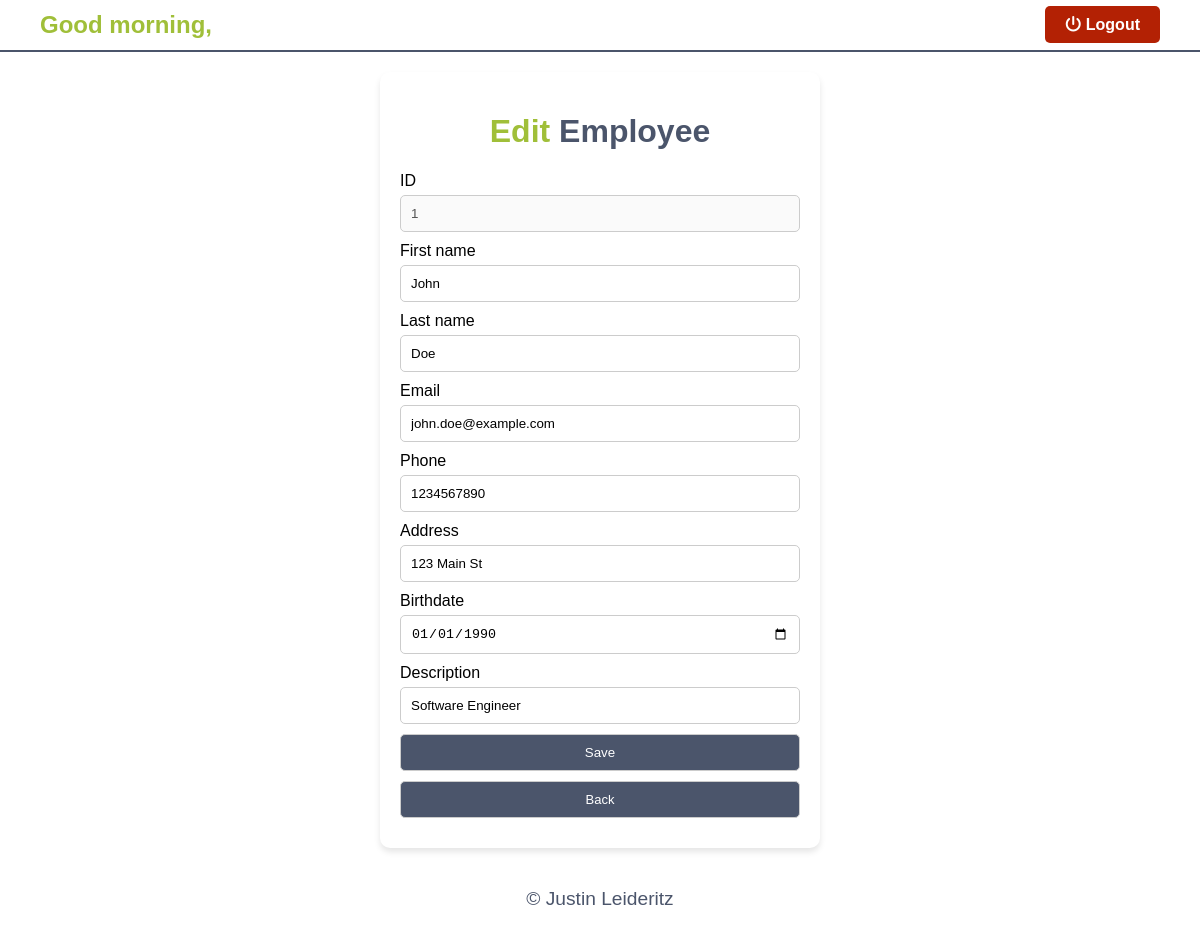
Page /update.php?id=1 on the committed database.
### tables this page shows
CREATE TABLE `employee` (
  `EMP_ID` int(11) NOT NULL,
  `EMP_Firstname` varchar(60) NOT NULL,
  `EMP_Lastname` varchar(60) NOT NULL,
  `EMP_Email` varchar(60) NOT NULL,
  `EMP_Address` varchar(60) NOT NULL,
  `EMP_Birthdate` date NOT NULL,
  `EMP_DateAdded` date DEFAULT curdate(),
  `EMP_Phone` varchar(10) NOT NULL,
  `EMP_Description` varchar(255) DEFAULT NULL
);

### update.php (the view, shortened to what this page needs)
<!DOCTYPE html>
<html lang="en">
<head>
    <link rel="stylesheet" href="./styles/update.css">
</head>
<body>
<?php
require("dbcon.php");
$id = $_GET["id"];
$sqlUpdate = "SELECT * FROM employee WHERE EMP_ID=:employeeid";
$stmt = $conn->prepare($sqlUpdate);
$data = ['employeeid' => $id];
$stmt->execute($data);
$result = $stmt->fetch(PDO::FETCH_OBJ);
?>
<?php
require 'components/form-navbar.php';
?>
<form action="updateExec.php" method="POST">
    <div class="top">
        <h1><span style="color: #a0bf39;">Edit</span> <span style="color: #4b556b">Employee</span></h1>
    </div>
    <div>
        <label for="employeeid">ID</label>
        <input disabled required type="text" name="id" value="<?= $result->EMP_ID ?>">
    </div>
    <div>
        <label for="firstname">First name</label>
        <input required type="text" name="firstname" value="<?= $result->EMP_Firstname ?>">
    </div>
    <div>
        <label for="lastname">Last name</label>
        <input required type="text" name="lastname" value="<?= $result->EMP_Lastname ?>">
    </div>
    <div>
        <label for="email">Email</label>
        <input required type="text" name="email" value="<?= $result->EMP_Email ?>">
    </div>
    <div>
        <label for="phone">Phone</label>
        <input required type="text" minlength="10" name="phone" value="<?= $result->EMP_Phone ?>">
    </div>
    <div>
        <label for="address">Address</label>
        <input required type="text" name="address" value="<?= $result->EMP_Address ?>">
    </div>
    <div>
        <label for="birthdate">Birthdate</label>
        <input required type="date" name="birthdate" value="<?= $result->EMP_Birthdate ?>">
    </div>
    <div>
        <label for="description">Description</label>
        <input type="text" name="description" value="<?= $result->EMP_Description ?>">
    </div>
    <input required type="submit" name="updateCustomer" value="Save">
    <a href="employeetable.php">Back</a>
</form>
<?php
require 'components/footer.php';
?>
</body>
</html>

### styles/update.css (style rules this page uses)
body { font-family: arial, serif; margin: 0; }
.top { display: flex; justify-content: space-evenly; align-items: center; }
label { display: block; margin-bottom: 5px; }
input[type="text"], input[type="date"], input[type="submit"], a[href="employeetable.php"] { display: inline-block; text-decoration: none; width: 100%; padding: 10px; margin-bottom: 10px; border: 1px solid #ccc; border-radius: 5px; box-sizing: border-box; }
input[type="submit"], a[href="employeetable.php"] { background-color: #4b556b; color: #fff; cursor: pointer; transition: background-color 0.3s ease; }
form { max-width: 400px; margin: 20px auto; background-color: #fff; padding: 20px; border-radius: 10px; box-shadow: 0px 4px 6px rgba(0, 0, 0, 0.1); }
a { text-align: center; font-size: small; }

### rows in the picture
employee: id "1", firstname "John", lastname "Doe", email "john.doe@example.com", phone "1234567890", address "123 Main St", birthdate "01/01/1990", description "Software Engineer"

### other values in the picture
$greeting "Good morning"
